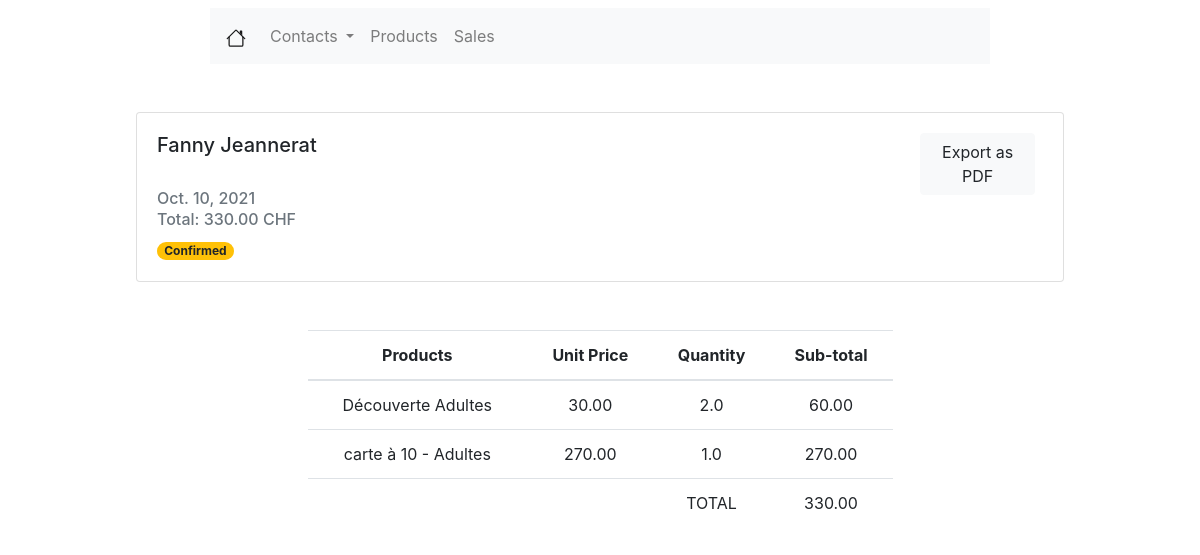
Page /sales/24/ (signed in) on the committed database.
### sale/models.py (models this page shows, shortened)
class SaleOrder(models.Model):
    ORDER_STATE = (
        ('DR', 'Draft'),
        ('PG', 'Pending'),
        ('CF', 'Confirmed'),
        ('CC', 'Canceled')
    )
    create_at = models.DateTimeField(auto_now_add=True)
    create_by = models.ForeignKey(User, on_delete=models.CASCADE)
    updated_at = models.DateTimeField(auto_now=True)
    name = models.CharField(max_length=100)
    partner_id = models.ForeignKey(Contact, on_delete=models.CASCADE, null=False, verbose_name='Customer')
    validity_date = models.DateField(verbose_name="Validity date", blank=True, null=True)
    order_state = models.CharField(verbose_name="Etat de la commande", max_length=10, choices=ORDER_STATE, default='DR')
    @property
    def state_color(self):
        if self.order_state == 'DR':
            return "badge-info"
        elif self.order_state == 'PG':
            return "badge-secondary"
        elif self.order_state == 'CF':
            return "badge-warning"
        elif self.order_state == 'CC':
            return "badge-danger"
    @property
    def total(self):
        res = False
        for sol in self.saleorderline_set.all():
            res += sol.sol_total
        return round(res, 2)

class SaleOrderLine(models.Model):
    create_at = models.DateTimeField(auto_now_add=True, blank=True, null=True)
    updated_at = models.DateTimeField(auto_now=True, blank=True, null=True)
    product_id = models.ForeignKey(Product, on_delete=models.CASCADE, null=False, verbose_name="Products")
    quantity = models.FloatField(default=1, verbose_name="Quantity")
    sol_total = models.FloatField(verbose_name="Total", max_length=100)
    sale_order_id = models.ForeignKey(SaleOrder, on_delete=models.CASCADE)

### contacts/models.py (models this page shows, shortened)
class Contact(models.Model):
    COUNTRY_CHOICES = (
        ('US', 'United States'),
        ('FR', 'France'),
        ('CH', 'Suisse'),
        ('RU', 'Russia'),
        ('IT', 'Italy'),
    )
    TITLE_CHOICES = (
        ('M.', 'Monsieur'),
        ('Mme', 'Madame'),
        ('Melle', 'Mademoiselle'),
        ('NA', 'Sans avis'),
    )
    LANG_CHOICES = (
        ('EN', 'Anglais'),
        ('FR', 'Francais'),
        ('CH', 'Suisse'),
        ('RU', 'Russe'),
        ('IT', 'Italien'),
    )
    is_active = models.BooleanField(verbose_name="active", default=True)
    title = models.CharField(verbose_name="titre", max_length=50, null=False, choices=TITLE_CHOICES, default='Mme')
    lang = models.CharField(verbose_name="Langue", max_length=80, null=False, choices=LANG_CHOICES, default='US')
    name = models.CharField(verbose_name='Prénom', max_length=200, null=True)
    lastname = models.CharField(verbose_name='Nom de famille', max_length=200, null=True)
    age = models.IntegerField(verbose_name='Age', null=True)
    street = models.CharField(verbose_name="Adresse", max_length=100, null=True)
    region_zip = models.IntegerField(verbose_name="Code postale", null=True)
    city = models.CharField(verbose_name="Ville", max_length=200, null=True)
    country = models.CharField(verbose_name="Pays", max_length=100, null=False, choices=COUNTRY_CHOICES, default='CH')
    phone = PhoneNumberField(null=True)
    mobile = PhoneNumberField(null=True)
    email = models.EmailField(verbose_name="E-mail", max_length=254, null=True)
    state = models.CharField(verbose_name="Etat", max_length=20, null=True)
    user_id = models.ForeignKey(User, on_delete=models.CASCADE)

### products/models.py (models this page shows, shortened)
class Product(models.Model):
    create_at = models.DateTimeField(auto_now_add=True)
    updated_at = models.DateTimeField(auto_now=True)
    name = models.CharField(verbose_name="Nom du produit", max_length=50)
    price = models.FloatField(verbose_name="Prix du produit")
    description = models.TextField(verbose_name="Description du produit", null=True)
    picture = models.ImageField(verbose_name="Illustrations", upload_to='images')
    created_by = models.ForeignKey(User, on_delete=models.CASCADE)

### sale/views.py (the view)
# urls.py: path('<int:pk>/', views.SaleOrderDetailView.as_view(), name='sale_detail'),
class SaleOrderDetailView(LoginRequiredMixin, generic.DetailView):
    template_name = 'sale/sale_formview.html'
    model = SaleOrder

### sale/templatetags/verbose_names.py (called while the page is built)
@register.simple_tag
def get_verbose_field_name(instance, field_name):
    return instance._meta.get_field(field_name).verbose_name.title()

### sale/templates/sale/sale_formview.html (shortened to what this page needs)
{% extends 'viewlist/viewlist.html' %}
{% load verbose_names %}
{% block viewlist %}
    <div class="row mx-auto mt-5 justify-content-center">
        <div class="card" style="width: 58rem;">
            <div class="card-body">
                <div class="row">
                    <div class="col-md-10">
                        <h5 class="card-title">{{ saleorder.partner_id.name }} {{ saleorder.partner_id.lastname }} </h5>
                    </div>
                    {% if saleorder.order_state != 'CF' %}
                        <div class="col-md-2" style="display: inherit">
                            <a class="btn btn-light mr-2" href="{% url 'edit_sale' saleorder.pk %}"
                               role="button">Edit</a>
                            <form action="{% url 'delete_sale' saleorder.id %}" method="post"
                                  onsubmit="return confirm('Do you really want to delete *{{ saleorder.name }}* from DB ?');">
                                {% csrf_token %}
                                <button class="btn btn-light mr-2">Delete</button>
                            </form>
                        </div>
                    {% elif saleorder.order_state == 'CF' %}
                        <div class="col-md-2" style="display: inherit">
                            <a class="btn btn-light mr-2" href="#"
                               role="button">Export as PDF</a>
                        </div>
                    {% endif %}
                </div>
                <h6 class="card-subtitle mb-2 text-muted " data-toggle="tooltip" data-placement="left"
                    title="{% get_verbose_field_name saleorder "validity_date" %}">{{ saleorder.validity_date }}</h6>
                <h6 class="card-subtitle mb-2 text-muted">Total: {{ saleorder.total|floatformat:2 }} CHF</h6>
                <span class="badge {{ saleorder.state_color }} badge-pill">{{ saleorder.get_order_state_display }}</span>
            </div>
        </div>
    </div>
    <div class="row mx-auto mt-5 justify-content-center">
        <table class="table table-hover w-50" style="text-align: center">
            <thead>
            <tr>
                <th scope="col">Products</th>
                <th scope="col">Unit Price</th>
                <th scope="col">Quantity</th>
                <th scope="col">Sub-total</th>
            </tr>
            </thead>
            <tbody>
            {% for sol in saleorder.saleorderline_set.all %}
                <tr>
                    <td>{{ sol.product_id.name }}</td>
                    <td>{{ sol.product_id.price|floatformat:2 }}</td>
                    <td>{{ sol.quantity }}</td>
                    <td>{{ sol.sol_total|floatformat:2 }}</td>
                </tr>
            {% endfor %}
            <tr>
                <td></td>
                <td></td>
                <td>TOTAL</td>
                <td>{{ saleorder.total|floatformat:2 }}</td>
            </tr>
            </tbody>
        </table>
    </div>
{% endblock %}

### rows in the picture
SaleOrder: partner_id.name "Fanny", partner_id.lastname "Jeannerat", validity_date "Oct. 10, 2021", total "330.00", order_state "Confirmed"
SaleOrderLine: product_id.name "Découverte Adultes", product_id.price "30.00", quantity "2.0", sol_total "60.00"
SaleOrderLine: product_id.name "carte à 10 - Adultes", product_id.price "270.00", quantity "1.0", sol_total "270.00"
